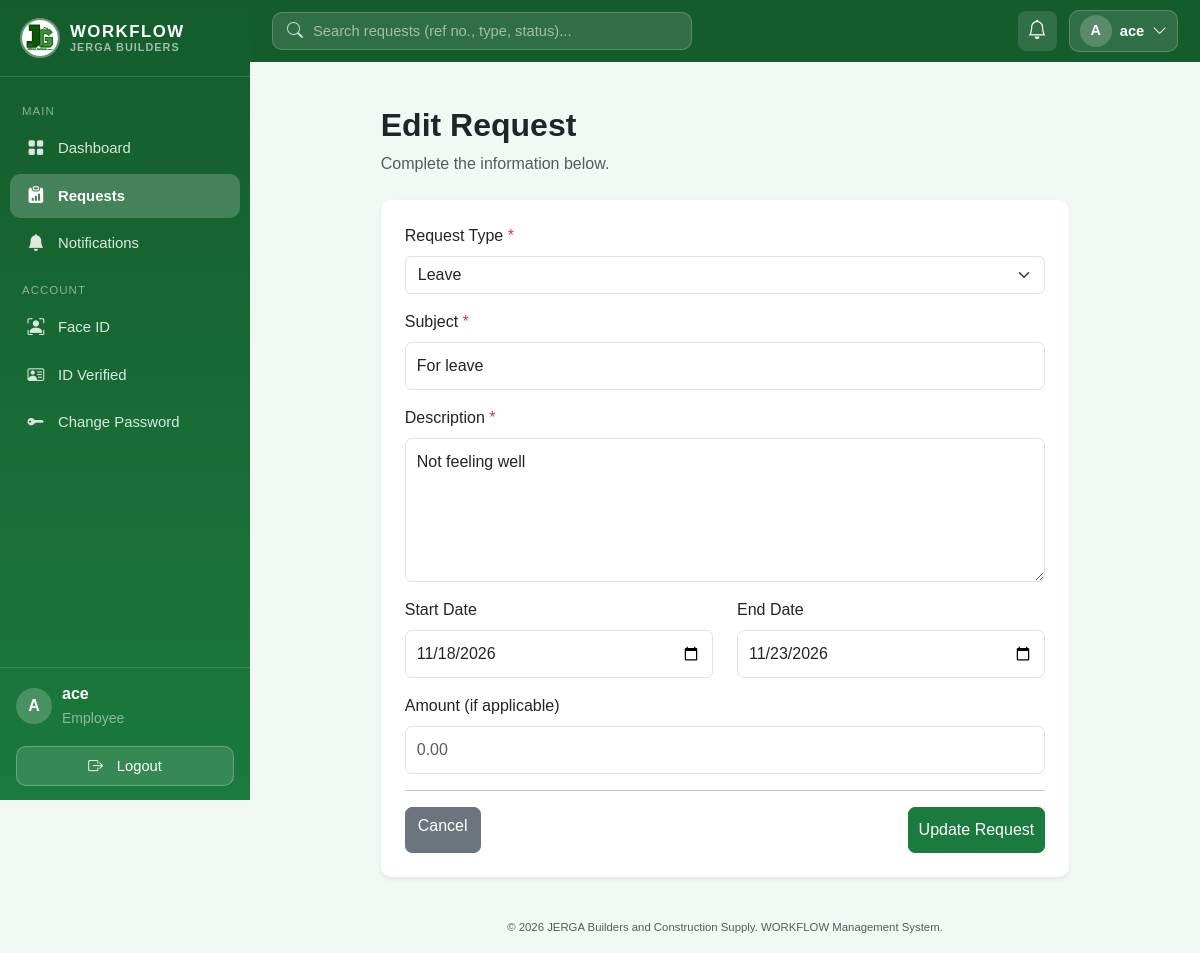
/requests/3/edit (signed in), run on the app's committed database.
### models/user.py (models this page shows, shortened)
class User(UserMixin, db.Model):
    __tablename__ = "users"
    id = db.Column(db.Integer, primary_key=True)
    username = db.Column(db.String(80), unique=True, nullable=False)
    email = db.Column(db.String(120), unique=True, nullable=False)
    password_hash = db.Column(db.String(255), nullable=False)
    role = db.Column(db.String(20), nullable=False, default="employee")  # "admin" | "hr" | "employee"
    is_active = db.Column(db.Boolean, default=True, nullable=False)
    created_at = db.Column(db.DateTime, default=db.func.now())
    employee_id = db.Column(db.Integer, db.ForeignKey("employees.id"), unique=True, nullable=True)
    employee = db.relationship("Employee", back_populates="user")
    submitted_requests = db.relationship(
        "EmployeeRequest", foreign_keys="EmployeeRequest.submitted_by_id", back_populates="submitted_by"
    )
    reviewed_requests = db.relationship(
        "EmployeeRequest", foreign_keys="EmployeeRequest.reviewed_by_id", back_populates="reviewed_by"
    )
    notifications = db.relationship(
        "Notification", back_populates="user", lazy=True, cascade="all, delete-orphan"
    )
    face_encoding = db.Column(db.Text, nullable=True)
    face_enrolled_at = db.Column(db.DateTime, nullable=True)
    face_photo = db.Column(db.String(255), nullable=True)
    reset_code = db.Column(db.String(6), nullable=True)
    reset_code_expires = db.Column(db.DateTime, nullable=True)
    id_document = db.Column(db.String(255), nullable=True)          # uploaded file name
    id_document_type = db.Column(db.String(50), nullable=True)
    id_verified = db.Column(db.Boolean, default=False, nullable=False)
    id_verified_by_id = db.Column(db.Integer, db.ForeignKey("users.id"), nullable=True)

### models/request.py (models this page shows)
class EmployeeRequest(db.Model):
    __tablename__ = "employee_requests"
    id = db.Column(db.Integer, primary_key=True)
    reference_number = db.Column(db.String(50), unique=True, nullable=False)  # e.g. REQ-20260101-A1B2C3
    employee_id = db.Column(db.Integer, db.ForeignKey("employees.id"), nullable=False)
    submitted_by_id = db.Column(db.Integer, db.ForeignKey("users.id"), nullable=False)
    request_type = db.Column(db.String(100), nullable=False)  # Leave, Overtime, etc.
    subject = db.Column(db.String(200), nullable=False)
    description = db.Column(db.Text, nullable=False)
    start_date = db.Column(db.Date, nullable=True)
    end_date = db.Column(db.Date, nullable=True)
    amount = db.Column(db.Numeric(12, 2), nullable=True)  # for cash advances / reimbursements
    status = db.Column(db.String(20), default="Pending", nullable=False)  # Pending | Approved | Rejected
    remarks = db.Column(db.Text, nullable=True)
    reviewed_by_id = db.Column(db.Integer, db.ForeignKey("users.id"), nullable=True)
    reviewed_at = db.Column(db.DateTime, nullable=True)
    submitted_at = db.Column(db.DateTime, default=db.func.now())
    updated_at = db.Column(db.DateTime, default=db.func.now(), onupdate=db.func.now())
    employee = db.relationship("Employee", back_populates="requests")
    submitted_by = db.relationship("User", foreign_keys=[submitted_by_id], back_populates="submitted_requests")
    reviewed_by = db.relationship("User", foreign_keys=[reviewed_by_id], back_populates="reviewed_requests")

### routes/requests.py (the view, shortened to what this page needs)
@request_bp.route("/<int:request_id>/edit", methods=["GET", "POST"])
@login_required
def edit_request(request_id):
    employee_request = get_request_or_404(request_id)
    if not can_access_request(employee_request):
        abort(403)
    if employee_request.status != "Pending":
        flash("Only pending requests can be edited.", "warning")
        return redirect_to_view(employee_request)
    return render_template(
        "requests/form.html", employee_request=employee_request, request_types=REQUEST_TYPES, page_title="Edit Request"
    )

### models/user.py (called while the page is built)
@login_manager.user_loader
def load_user(user_id):
    return db.session.get(User, int(user_id))

### routes/requests.py (called while the page is built)
def get_request_or_404(request_id):
    employee_request = db.session.get(EmployeeRequest, request_id)
    if employee_request is None:
        abort(404)
    return employee_request

def can_access_request(employee_request):
    if current_user.role in ("admin", "hr"):
        return True
    return employee_request.submitted_by_id == current_user.id

### templates/requests/form.html (shortened to what this page needs)
{% extends "base.html" %}
{% block content %}
<div class="container py-4">
    <div class="row justify-content-center">
        <div class="col-lg-9">
            <div class="mb-4">
                <h2 class="fw-bold">{{ page_title }}</h2>
                <p class="text-muted">
                    Complete the information below.
                </p>
            </div>
            <div class="card shadow-sm">
                <div class="card-body p-4">
                    <form method="POST">
                        <div class="mb-3">
                            <label class="form-label">
                                Request Type
                                <span class="text-danger">*</span>
                            </label>
                            <select name="request_type"
                                    class="form-select"
                                    required>
                                {% for type in request_types %}
                                    <option value="{{ type }}"
                                        {% if employee_request and employee_request.request_type == type %}
                                            selected
                                        {% endif %}>
                                        {{ type }}
                                    </option>
                                {% endfor %}
                            </select>
                        </div>
                        <div class="mb-3">
                            <label class="form-label">
                                Subject
                                <span class="text-danger">*</span>
                            </label>
                            <input type="text"
                                   name="subject"
                                   class="form-control"
                                   maxlength="200"
                                   value="{{ employee_request.subject if employee_request else request.form.get('subject', '') }}"
                                   placeholder="Enter request subject"
                                   required>
                        </div>
                        <div class="mb-3">
                            <label class="form-label">
                                Description
                                <span class="text-danger">*</span>
                            </label>
                            <textarea name="description"
                                      class="form-control"
                                      rows="5"
                                      placeholder="Explain the reason for your request..."
                                      required>{{ employee_request.description if employee_request else request.form.get('description', '') }}</textarea>
                        </div>
                        <div class="row">
                            <div class="col-md-6 mb-3">
                                <label class="form-label">
                                    Start Date
                                </label>
                                <input type="date"
                                       name="start_date"
                                       class="form-control"
                                       required
                                       value="{{ employee_request.start_date.strftime('%Y-%m-%d') if employee_request and employee_request.start_date else request.form.get('start_date', '') }}">
                            </div>
                            <div class="col-md-6 mb-3">
                                <label class="form-label">
                                    End Date
                                </label>
                                <input type="date"
                                       name="end_date"
                                       class="form-control"
                                       required
                                       value="{{ employee_request.end_date.strftime('%Y-%m-%d') if employee_request and employee_request.end_date else request.form.get('end_date', '') }}">
                            </div>
                        </div>
                        <div class="mb-3">
                            <label class="form-label">
                                Amount (if applicable)
                            </label>
                            <input type="number"
                                   name="amount"
                                   class="form-control"
                                   min="0"
                                   step="0.01"
                                   value="{{ employee_request.amount if employee_request and employee_request.amount is not none else request.form.get('amount', '') }}"
                                   placeholder="0.00">
                        </div>
                        <hr>
                        <div class="d-flex justify-content-between">
                            <a href="{{ url_for('requests.list_requests') }}"
                               class="btn btn-secondary">
                                Cancel
                            </a>
                            <button type="submit"
                                    class="btn btn-success">
                                {{ 'Update Request' if employee_request else 'Submit Request' }}
                            </button>
                        </div>
                    </form>
                </div>
            </div>
        </div>
    </div>
</div>
{% endblock %}

### templates/base.html (shortened to what this page needs)
<!doctype html>
<html lang="en">
<head>
    <link
    rel="stylesheet"
    href="{{ url_for('static', filename='vendor/bootstrap.min.css') }}"
    />
    <link
    rel="stylesheet"
    href="{{ url_for('static', filename='vendor/bootstrap-icons.min.css') }}"
    />
    <link
    rel="stylesheet"
    href="{{ url_for('static', filename='css/style.css') }}"
    />
</head>
<body class="{% if current_user.is_authenticated %}with-sidebar{% endif %}">
    {% if current_user.is_authenticated %}
    <aside class="sidebar" id="sidebar">
    <div class="sidebar-brand">
        <img
        src="{{ url_for('static', filename='img/JERGA.jpg') }}"
        alt="JERGA WORKFLOW logo"
        class="sidebar-logo"
        width="40"
        height="40"
        />
        <div class="sidebar-brand-text">
        <span class="brand-name">WORKFLOW</span>
        <small>JERGA Builders</small>
        </div>
    </div>
    <nav class="sidebar-nav">
        <div class="sidebar-section">Main</div>
        <a
        href="{{ url_for('auth.dashboard') }}"
        class="sidebar-link {% if request.endpoint == 'auth.dashboard' %}active{% endif %}"
        >
        <i class="bi bi-grid-fill sb-icon"></i> Dashboard
        </a>
        <a
        href="{{ url_for('requests.list_requests') }}"
        class="sidebar-link {% if request.endpoint and request.endpoint.startswith('requests') %}active{% endif %}"
        >
        <i class="bi bi-clipboard-data-fill sb-icon"></i> Requests
        </a>
        <a
          href="{{ url_for('notifications.list_notifications') }}"
          class="sidebar-link {% if request.endpoint and request.endpoint.startswith('notifications') %}active{% endif %}"
        >
          <i class="bi bi-bell-fill sb-icon"></i> Notifications
        </a>
        <div class="sidebar-section">Account</div>
        <a
          href="{{ url_for('biometrics.enroll') }}"
          class="sidebar-link {% if request.endpoint == 'biometrics.enroll' %}active{% endif %}"
          title="Face ID settings"
        >
          <i class="bi bi-person-bounding-box sb-icon"></i> Face ID
        </a>
        <a
          href="{{ url_for('biometrics.verify_id') }}"
          class="sidebar-link {% if request.endpoint == 'biometrics.verify_id' %}active{% endif %}"
          title="Valid ID verification"
        >
          <i class="bi bi-person-vcard sb-icon"></i>
          {% if current_user.id_verified %} ID Verified {% elif
          current_user.id_document %} ID Pending {% else %} Verify ID {% endif
          %}
        </a>
        <a
          href="{{ url_for('account.change_password') }}"
          class="sidebar-link {% if request.endpoint == 'account.change_password' %}active{% endif %}"
          title="Change password"
        >
          <i class="bi bi-key-fill sb-icon"></i> Change Password
        </a>
      </nav>
      <div class="sidebar-footer">
        <div class="sidebar-user">
          <div class="avatar">{{ current_user.username|first|upper }}</div>
          <div class="sidebar-user-info">
            <div class="fw-semibold">{{ current_user.username }}</div>
            <small class="text-white-50">{{ current_user.role|title }}</small>
          </div>
        </div>
        <a
          href="{{ url_for('auth.logout') }}"
          class="sidebar-logout w-100 mt-3"
          type="button"
        >
          <i class="bi bi-box-arrow-right me-2"></i>Logout
        </a>
      </div>
    </aside>
    <header class="topbar">
      <form
        class="topbar-search"
        method="GET"
        action="{{ url_for('requests.list_requests') }}"
        role="search"
      >
        <i class="bi bi-search"></i>
        <input
          type="search"
          name="q"
          value="{{ request.args.get('q', '') }}"
          placeholder="Search requests (ref no., type, status)..."
          aria-label="Search requests"
        />
      </form>
      <div class="topbar-actions">
        <a
          href="{{ url_for('notifications.list_notifications') }}"
          class="topbar-bell"
          title="Notifications"
        >
          <i class="bi bi-bell"></i>
        </a>
        <div class="dropdown">
          <button
            class="topbar-profile"
            type="button"
            data-bs-toggle="dropdown"
            data-bs-display="static"
            aria-expanded="false"
          >
            <span class="avatar avatar-sm"
              >{{ current_user.username|first|upper }}</span
            >
            <span class="topbar-name d-none d-sm-inline"
              >{{ current_user.username }}</span
            >
            <i class="bi bi-chevron-down d-none d-sm-inline"></i>
          </button>
        </div>
      </div>
    </header>
    {% endif %}
    <main class="app-main">
       {% block content %}{% endblock %}
    </main>
    <footer class="text-center py-3 text-muted app-footer">
      <small>
        &copy; 2026 JERGA Builders and Construction Supply. WORKFLOW Management
        System.
      </small>
    </footer>
  </body>
</html>

### data on the page
User: username|first "A", username "ace", role "Employee"
EmployeeRequest: request_type "Leave", subject "For leave", description "Not feeling well", start_date "11/18/2026", end_date "11/23/2026"

### other printed values
{{ page_title }} "Edit Request"
{{ 'Update Request' if employee_request else 'Submit Request' }} "Update Request"
